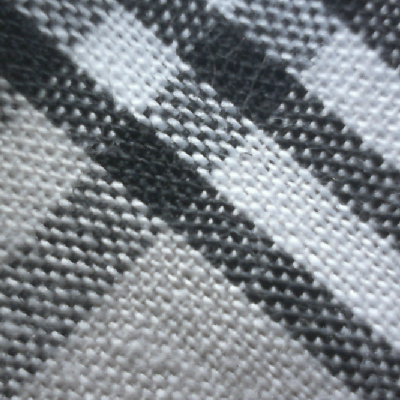
#> input picture dataset/Cotton/cotton_006.png, 400 x 400 px; its folder holds only this picture in this run
$ python -i feature_utils.py   (imports and definitions only)   (older library calls are emulated)
#> lines starting #> are read from the running program, lines starting #| are printed output that depends on the picture
import os
import random
from pathlib import Path
from typing import Dict, List, Tuple

import cv2
import numpy as np
from skimage.feature import graycomatrix, graycoprops

from config import (
    ALLOWED_EXTENSIONS,
    ANGLES,
    BALANCE_CLASSES,
    DISTANCES,
    GLCM_PROPERTIES,
    GRAY_LEVELS,
    IMAGE_SIZE,
    MAX_IMAGES_PER_CLASS,
    RANDOM_STATE,
    TARGET_CLASSES,
)


def allowed_file(filename: str) -> bool:
    return "." in filename and filename.rsplit(".", 1)[1].lower() in ALLOWED_EXTENSIONS


def normalize_label(name: str) -> str:
    """Menyamakan nama folder agar Cotton/cotton/COTTON tetap terbaca."""
    return name.strip().lower().replace(" ", "_").replace("-", "_")


def target_class_map() -> Dict[str, str]:
    return {normalize_label(label): label for label in TARGET_CLASSES}


# [13 lines left out: function get_class_folders, not called in this run]


def canonical_label(folder_name: str) -> str:
    return target_class_map().get(normalize_label(folder_name), folder_name)


# [8 lines left out: function list_image_paths, not called in this run]


def preprocess_gray(image_path: Path) -> np.ndarray:
    image = cv2.imread(str(image_path))
    if image is None:
        raise ValueError(f"Gambar tidak bisa dibaca: {image_path}")

    gray = cv2.cvtColor(image, cv2.COLOR_BGR2GRAY)
    gray = cv2.resize(gray, IMAGE_SIZE)
    gray_quantized = (gray / (256 / GRAY_LEVELS)).astype(np.uint8)
    return gray_quantized


def preprocess_color(image_path: Path) -> Tuple[np.ndarray, np.ndarray]:
    image_bgr = cv2.imread(str(image_path))
    if image_bgr is None:
        raise ValueError(f"Gambar tidak bisa dibaca: {image_path}")

    image_bgr = cv2.resize(image_bgr, IMAGE_SIZE)
    image_rgb = cv2.cvtColor(image_bgr, cv2.COLOR_BGR2RGB)
    image_hsv = cv2.cvtColor(image_bgr, cv2.COLOR_BGR2HSV)
    return image_rgb, image_hsv


def extract_glcm_features(image_path: Path) -> np.ndarray:
    gray = preprocess_gray(image_path)
    angles_rad = [np.deg2rad(a) for a in ANGLES]

    glcm = graycomatrix(
        gray,
        distances=DISTANCES,
        angles=angles_rad,
        levels=GRAY_LEVELS,
        symmetric=True,
        normed=True,
    )

    features = []
    for prop in GLCM_PROPERTIES:
        values = graycoprops(glcm, prop).ravel()
        features.append(float(np.mean(values)))
        features.append(float(np.std(values)))
    return np.array(features, dtype=np.float64)


def extract_color_features(image_path: Path) -> np.ndarray:
    """
    Fitur warna untuk membantu kain yang teksturnya mirip.
    Digunakan:
    - Mean dan standard deviation RGB
    - Mean dan standard deviation HSV
    - Histogram HSV sederhana: H=8 bin, S=4 bin, V=4 bin
    """
    image_rgb, image_hsv = preprocess_color(image_path)

    rgb_mean = image_rgb.reshape(-1, 3).mean(axis=0)
    rgb_std = image_rgb.reshape(-1, 3).std(axis=0)

    hsv_flat = image_hsv.reshape(-1, 3)
    hsv_mean = hsv_flat.mean(axis=0)
    hsv_std = hsv_flat.std(axis=0)

    hist_h = cv2.calcHist([image_hsv], [0], None, [8], [0, 180]).flatten()
    hist_s = cv2.calcHist([image_hsv], [1], None, [4], [0, 256]).flatten()
    hist_v = cv2.calcHist([image_hsv], [2], None, [4], [0, 256]).flatten()
    hist = np.concatenate([hist_h, hist_s, hist_v]).astype(np.float64)
    hist = hist / (hist.sum() + 1e-8)

    return np.concatenate([rgb_mean, rgb_std, hsv_mean, hsv_std, hist]).astype(np.float64)


def extract_features(image_path: str | Path) -> np.ndarray:
    image_path = Path(image_path)
    glcm_features = extract_glcm_features(image_path)
#> in preprocess_gray, image is the input picture: shape (400, 400, 3); mean B, G, R 134.9, 130, 124.3
#> in preprocess_gray, `gray = cv2.resize(gray, IMAGE_SIZE)`:
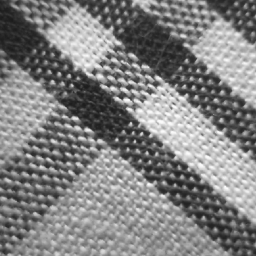
#> gray: shape (256, 256); min 26, max 251, mean 128.7
#> in preprocess_gray, `gray_quantized = (gray / (256 / GRAY_LEVELS)).astype(np.uint8)`:
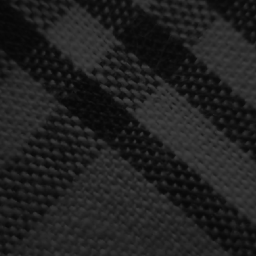
#> gray_quantized: shape (256, 256); min 6, max 62, mean 31.8
#> after the loop in extract_glcm_features, `for prop in GLCM_PROPERTIES:`: features = [58.88, 33.9, 5.42, 1.74, 0.204, 0.0597, 0.0337, 0.00533, 0.848, 0.0873, 0.00117, 0.000373]
#> glcm_features has the same summary as features in extract_glcm_features
    color_features = extract_color_features(image_path)
#> in preprocess_color, `image_hsv = cv2.cvtColor(image_bgr, cv2.COLOR_BGR2HSV)`: image_hsv: shape (256, 256, 3); mean H, S, V 101.4, 22.8, 134.9
#> in extract_color_features, `rgb_mean = image_rgb.reshape(-1, 3).mean(axis=0)`: rgb_mean = [124.2, 129.9, 134.8]
#> in extract_color_features, `rgb_std = image_rgb.reshape(-1, 3).std(axis=0)`: rgb_std = [54.5, 55.87, 57.37]
#> in extract_color_features, `hsv_mean = hsv_flat.mean(axis=0)`: hsv_mean = [101.4, 22.83, 134.9]
#> in extract_color_features, `hsv_std = hsv_flat.std(axis=0)`: hsv_std = [16.3, 13, 57.32]
#> in extract_color_features, `hist_h = cv2.calcHist([image_hsv], [0], None, [8], [0, 180]).flatten()`: hist_h = [908, 301, 554, 2727, 55262, 5078, 510, 196]
#> in extract_color_features, `hist_s = cv2.calcHist([image_hsv], [1], None, [4], [0, 256]).flatten()`: hist_s = [65144, 392, 0, 0]
#> in extract_color_features, `hist_v = cv2.calcHist([image_hsv], [2], None, [4], [0, 256]).flatten()`: hist_v = [9020, 20246, 22766, 13504]
#> in extract_color_features, `hist = np.concatenate([hist_h, hist_s, hist_v]).astype(np.float64)`: hist = [908, 301, 554, 2727, 55262, 5078, 510, 196, 65144, 392, 0, 0, 9020, 20246, 22766, 13504]
#> in extract_color_features, `hist = hist / (hist.sum() + 1e-8)`: hist = [0.00462, 0.00153, 0.00282, 0.0139, 0.281, 0.0258, 0.00259, 0.000997, 0.331, 0.00199, 0, 0, 0.0459, 0.103, 0.116, 0.0687]
#> color_features = 28 values, max 134.9 at index 8, min 0 at index 22, mean 32.26
    return np.concatenate([glcm_features, color_features]).astype(np.float64)


# [67 lines left out: functions get_feature_names, collect_dataset_paths, load_dataset_features, not called in this run]

>>> result = extract_features('dataset/Cotton/cotton_006.png')
#> result = 40 values, max 134.9 at index 20, min 0 at index 34, mean 25.11

$ run again, on dataset/Cotton/cotton_009.png
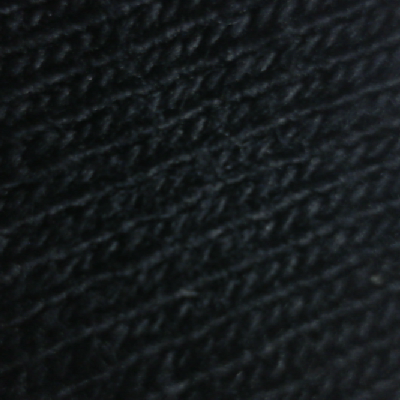
#> input picture dataset/Cotton/cotton_009.png, 400 x 400 px
#> in preprocess_gray, image is the input picture: shape (400, 400, 3); mean B, G, R 26.9, 25.3, 21
#> in preprocess_gray, `gray_quantized = (gray / (256 / GRAY_LEVELS)).astype(np.uint8)`:
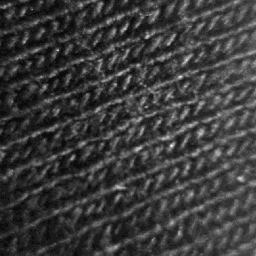
#> gray_quantized: shape (256, 256); min 1, max 21, mean 5.6; drawn with min black and max white
#> after the loop in extract_glcm_features, `for prop in GLCM_PROPERTIES:`: features = [3.12, 1.8, 1.2, 0.397, 0.558, 0.0925, 0.177, 0.0234, 0.724, 0.159, 0.0319, 0.0084]
#> glcm_features has the same summary as features in extract_glcm_features
#> image_hsv: shape (256, 256, 3); mean H, S, V 95.2, 57.9, 27
#> rgb_mean = [20.91, 25.15, 26.75]
#> rgb_std = [8.6, 9.64, 11.1]
#> hsv_mean = [95.24, 57.93, 27.03]
#> hsv_std = [14.07, 17.24, 10.87]
#> hist_h = [458, 122, 822, 11274, 50036, 2752, 63, 9]
#> hist_s = [39482, 26024, 30, 0]
#> hist_v = [65386, 150, 0, 0]
#> in extract_color_features, `hist = np.concatenate([hist_h, hist_s, hist_v]).astype(np.float64)`: hist = [458, 122, 822, 11274, 50036, 2752, 63, 9, 39482, 26024, 30, 0, 65386, 150, 0, 0]
#> in extract_color_features, `hist = hist / (hist.sum() + 1e-8)`: hist = [0.00233, 0.000621, 0.00418, 0.0573, 0.254, 0.014, 0.00032, 4.58e-05, 0.201, 0.132, 0.000153, 0, 0.333, 0.000763, 0, 0]
#> color_features = 28 values, max 95.24 at index 6, min 0 at index 23, mean 11.63
#> result = 40 values, max 95.24 at index 18, min 0 at index 35, mean 8.35

$ run again, on dataset/Cotton/cotton_012.png
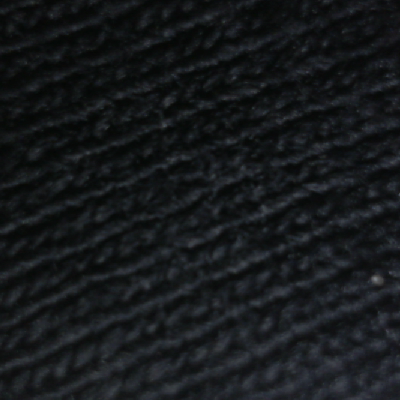
#> input picture dataset/Cotton/cotton_012.png, 400 x 400 px
#> in preprocess_gray, image is the input picture: shape (400, 400, 3); mean B, G, R 27.3, 25.2, 22.3
#> in preprocess_gray, `gray_quantized = (gray / (256 / GRAY_LEVELS)).astype(np.uint8)`:
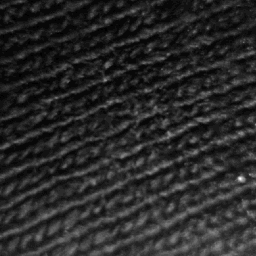
#> gray_quantized: shape (256, 256); min 1, max 30, mean 5.7; drawn with min black and max white
#> after the loop in extract_glcm_features, `for prop in GLCM_PROPERTIES:`: features = [3.55, 2.29, 1.32, 0.479, 0.528, 0.104, 0.156, 0.023, 0.773, 0.146, 0.0248, 0.00733]
#> glcm_features has the same summary as features in extract_glcm_features
#> image_hsv: shape (256, 256, 3); mean H, S, V 97.1, 49.5, 27.4
#> rgb_mean = [22.18, 25.06, 27.14]
#> rgb_std = [10.52, 11.17, 13.13]
#> hsv_mean = [97.12, 49.46, 27.41]
#> hsv_std = [21.05, 19.3, 12.88]
#> hist_h = [1377, 368, 1708, 9467, 42521, 9675, 355, 65]
#> hist_s = [51199, 14170, 167, 0]
#> hist_v = [65120, 416, 0, 0]
#> in extract_color_features, `hist = np.concatenate([hist_h, hist_s, hist_v]).astype(np.float64)`: hist = [1377, 368, 1708, 9467, 42521, 9675, 355, 65, 51199, 14170, 167, 0, 65120, 416, 0, 0]
#> in extract_color_features, `hist = hist / (hist.sum() + 1e-8)`: hist = [0.007, 0.00187, 0.00869, 0.0482, 0.216, 0.0492, 0.00181, 0.000331, 0.26, 0.0721, 0.000849, 0, 0.331, 0.00212, 0, 0]
#> color_features = 28 values, max 97.12 at index 6, min 0 at index 23, mean 12.05
#> result = 40 values, max 97.12 at index 18, min 0 at index 35, mean 8.67

$ run again, on dataset/Cotton/cotton_017.png
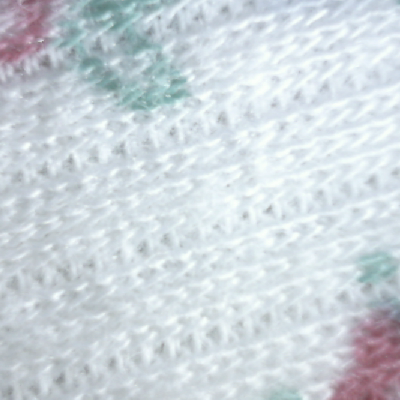
#> input picture dataset/Cotton/cotton_017.png, 400 x 400 px
#> in preprocess_gray, image is the input picture: shape (400, 400, 3); mean B, G, R 219.7, 213.8, 205
#> in preprocess_gray, `gray = cv2.cvtColor(image, cv2.COLOR_BGR2GRAY)`:
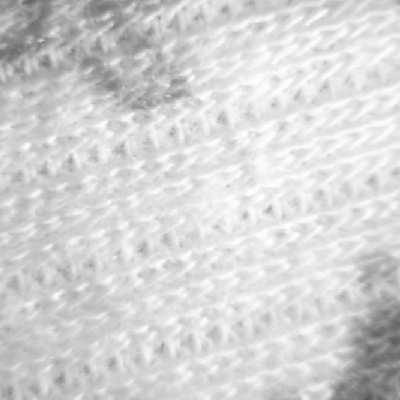
#> gray: shape (400, 400); min 85, max 253, mean 211.9
#> in preprocess_gray, `gray_quantized = (gray / (256 / GRAY_LEVELS)).astype(np.uint8)`:
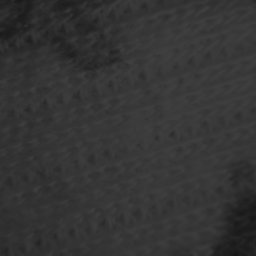
#> gray_quantized: shape (256, 256); min 21, max 63, mean 52.6
#> after the loop in extract_glcm_features, `for prop in GLCM_PROPERTIES:`: features = [5.71, 3.22, 1.7, 0.546, 0.453, 0.0954, 0.0921, 0.0138, 0.934, 0.0376, 0.00866, 0.00261]
#> glcm_features has the same summary as features in extract_glcm_features
#> image_hsv: shape (256, 256, 3); mean H, S, V 102.8, 20.6, 220.4
#> rgb_mean = [204.9, 213.7, 219.5]
#> rgb_std = [24.59, 28.08, 26.3]
#> hsv_mean = [102.8, 20.57, 220.4]
#> hsv_std = [14.77, 11.23, 24]
#> hist_h = [0, 0, 100, 2354, 58983, 901, 788, 2410]
#> hist_s = [64484, 1052, 0, 0]
#> hist_v = [0, 61, 7571, 57904]
#> in extract_color_features, `hist = np.concatenate([hist_h, hist_s, hist_v]).astype(np.float64)`: hist = [0, 0, 100, 2354, 58983, 901, 788, 2410, 64484, 1052, 0, 0, 0, 61, 7571, 57904]
#> in extract_color_features, `hist = hist / (hist.sum() + 1e-8)`: hist = [0, 0, 0.000509, 0.012, 0.3, 0.00458, 0.00401, 0.0123, 0.328, 0.00535, 0, 0, 0, 0.00031, 0.0385, 0.295]
#> color_features = 28 values, max 220.4 at index 8, min 0 at index 12, mean 39.71
#> result = 40 values, max 220.4 at index 20, min 0 at index 24, mean 28.12
